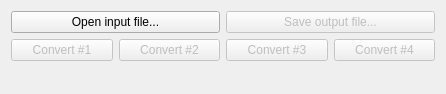
<?xml version="1.0" encoding="UTF-8"?>
<ui version="4.0">
 <class>DialogClass</class>
 <widget class="QDialog" name="DialogClass">
  <property name="geometry">
   <rect>
    <x>0</x>
    <y>0</y>
    <width>446</width>
    <height>94</height>
   </rect>
  </property>
  <property name="windowTitle">
   <string>Converter</string>
  </property>
  <property name="windowIcon">
   <iconset resource="images.qrc">
    <normaloff>:/burn.png</normaloff>:/burn.png</iconset>
  </property>
  <layout class="QGridLayout" name="gridLayout">
   <item row="0" column="0">
    <layout class="QHBoxLayout" name="horizontalLayout">
     <item>
      <widget class="QPushButton" name="pushButtonOpen">
       <property name="text">
        <string>Open input file...</string>
       </property>
       <property name="autoDefault">
        <bool>false</bool>
       </property>
      </widget>
     </item>
     <item>
      <widget class="QPushButton" name="pushButtonSave">
       <property name="enabled">
        <bool>false</bool>
       </property>
       <property name="text">
        <string>Save output file...</string>
       </property>
       <property name="autoDefault">
        <bool>false</bool>
       </property>
      </widget>
     </item>
    </layout>
   </item>
   <item row="1" column="0">
    <layout class="QHBoxLayout" name="horizontalLayout_2">
     <item>
      <widget class="QPushButton" name="pushButton1">
       <property name="enabled">
        <bool>false</bool>
       </property>
       <property name="toolTip">
        <string>Keyword only</string>
       </property>
       <property name="text">
        <string>Convert #1</string>
       </property>
       <property name="autoDefault">
        <bool>false</bool>
       </property>
      </widget>
     </item>
     <item>
      <widget class="QPushButton" name="pushButton2">
       <property name="enabled">
        <bool>false</bool>
       </property>
       <property name="toolTip">
        <string>Description only</string>
       </property>
       <property name="text">
        <string>Convert #2</string>
       </property>
       <property name="autoDefault">
        <bool>false</bool>
       </property>
      </widget>
     </item>
     <item>
      <widget class="QPushButton" name="pushButton3">
       <property name="enabled">
        <bool>false</bool>
       </property>
       <property name="toolTip">
        <string>Keyword [description]</string>
       </property>
       <property name="text">
        <string>Convert #3</string>
       </property>
       <property name="autoDefault">
        <bool>false</bool>
       </property>
      </widget>
     </item>
     <item>
      <widget class="QPushButton" name="pushButton4">
       <property name="enabled">
        <bool>false</bool>
       </property>
       <property name="toolTip">
        <string>Description [keyword]</string>
       </property>
       <property name="text">
        <string>Convert #4</string>
       </property>
       <property name="autoDefault">
        <bool>false</bool>
       </property>
      </widget>
     </item>
    </layout>
   </item>
   <item row="2" column="0">
    <widget class="QLabel" name="label">
     <property name="text">
      <string/>
     </property>
    </widget>
   </item>
  </layout>
 </widget>
 <layoutdefault spacing="6" margin="11"/>
 <resources>
  <include location="images.qrc"/>
 </resources>
 <connections/>
</ui>
